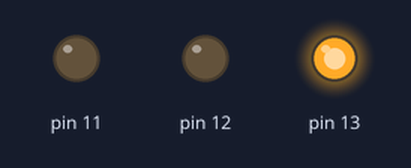
A sketch run on a simulated Arduino Uno, built with avr-gcc and run on an emulated ATmega328P. Shown: output pins drawn as LEDs (lit = HIGH).

Above: at 2.0 s.
At 6.5 s:
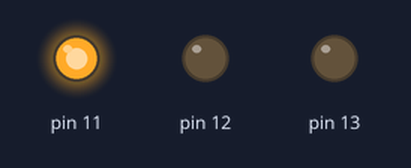
At 9.5 s:
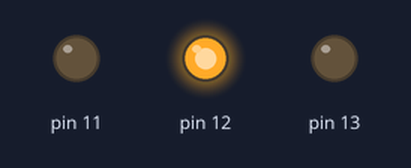
Timing chart, 0 to 13.0 s (numbered marks = the images above):
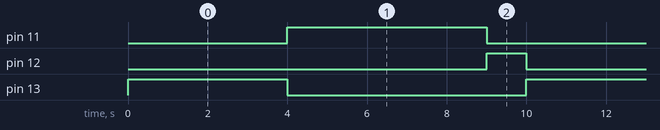

The sketch:

Cod_semaforo.ino
```cpp
void setup()
{
  pinMode(13, OUTPUT);
  pinMode(11, OUTPUT);
  pinMode(12, OUTPUT);
}

void loop()
{
  digitalWrite(13, HIGH);
  delay(4000); // Wait for 4000 millisecond(s)
  digitalWrite(13, LOW);
  digitalWrite(11, HIGH);
  delay(5000); // Wait for 5000 millisecond(s)
  digitalWrite(11, LOW);
  digitalWrite(12, HIGH);
  delay(1000); // Wait for 1000 millisecond(s)
  digitalWrite(12, LOW);
}
```

Measured:
- by itself, pin 11: alternates HIGH for 5.0 s and LOW for 5.0 s
- by itself, pin 12: alternates HIGH for 1.0 s and LOW for 9.0 s
- by itself, pin 13: alternates HIGH for 4.0 s and LOW for 6.0 s
